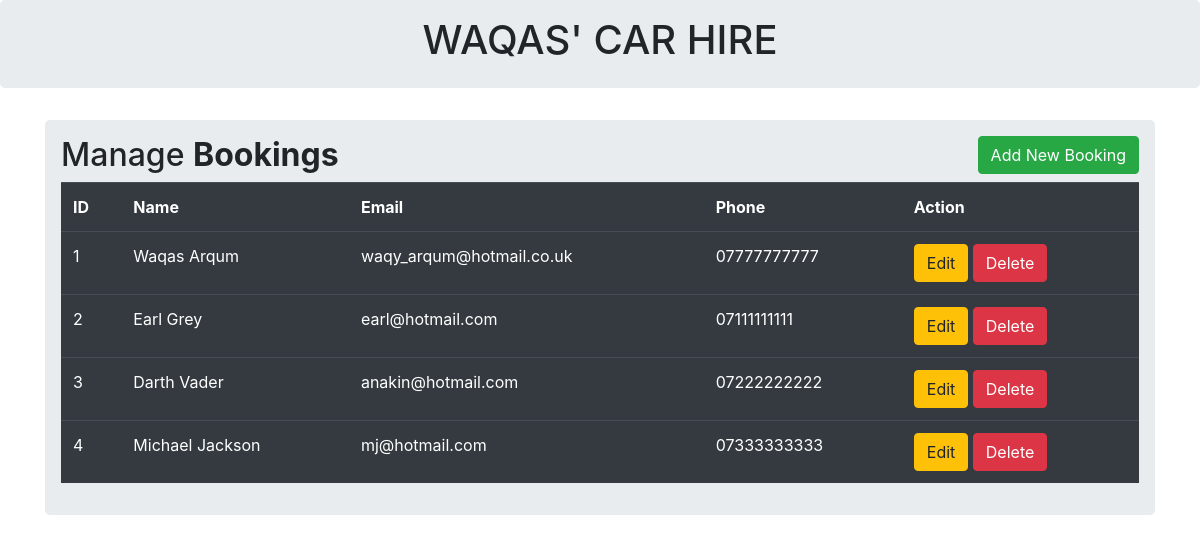
The page / on the database its author committed.
### app.py (models this page shows, shortened)
class Data(db.Model):
    id = db.Column(db.Integer, primary_key=True)
    name = db.Column(db.String(100))
    email = db.Column(db.String(100))
    phone = db.Column(db.String(100))

### app.py (the view)
@app.route('/')
def Index():
    all_data = Data.query.all()
    return render_template("index.html", employees=all_data)

### templates/index.html (shortened to what this page needs)
{% extends 'base.html' %}
{% block body %}
<div class="container">
    <div class="row">
        <div class="col md-12">
            <div class="jumbotron p-3">
                <h2>Manage <b>Bookings </b>  <button type="button"  class="btn btn-success float-right"
                data-toggle="modal" data-target="#mymodal">Add New Booking</button> </h2>
                <table class="table table-hover table-dark">
                    <tr>
                        <th>ID</th>
                        <th>Name</th>
                        <th>Email</th>
                        <th>Phone</th>
                        <th>Action</th>
                    </tr>
                   {% for row in employees %}
                    <tr>
                        <td>{{row.id}}</td>
                        <td>{{row.name}}</td>
                        <td>{{row.email}}</td>
                        <td>{{row.phone}}</td>
                        <td>
                            <a href="/update/{{row.id}}" class="btn btn-warning btn-xs" data-toggle="modal" data-target="#modaledit{{row.id}}">Edit</a>
                            <a href="/delete/{{row.id}}" class="btn btn-danger btn-xs" onclick="return confirm('Are You Sure You Want To Delete This Booking?')">Delete</a>
                        </td>
                    </tr>
                    {% endfor %}
                </table>
            </div>
        </div>
    </div>
</div>
{% endblock %}

### templates/base.html (shortened to what this page needs)
<!DOCTYPE html>
<html lang="en">
<head>
    <link rel="stylesheet" href="https://stackpath.bootstrapcdn.com/bootstrap/4.4.1/css/bootstrap.min.css">
</head>
<body>
{% block body %} {% endblock %}
</body>
</html>

### templates/header.html (shortened to what this page needs)
{% extends 'base.html' %}
{% block body %}
<div class="jumbotron p-3">
    <div class="well text-center">
        <h1>WAQAS' CAR HIRE </h1>
    </div>
</div>
{% endblock %}

### rows shown on the page
Data: id "1", name "Waqas Arqum", email "waqy_arqum@hotmail.co.uk", phone "07777777777"
Data: id "2", name "Earl Grey", email "earl@hotmail.com", phone "07111111111"
Data: id "3", name "Darth Vader", email "anakin@hotmail.com", phone "07222222222"
Data: id "4", name "Michael Jackson", email "mj@hotmail.com", phone "07333333333"
